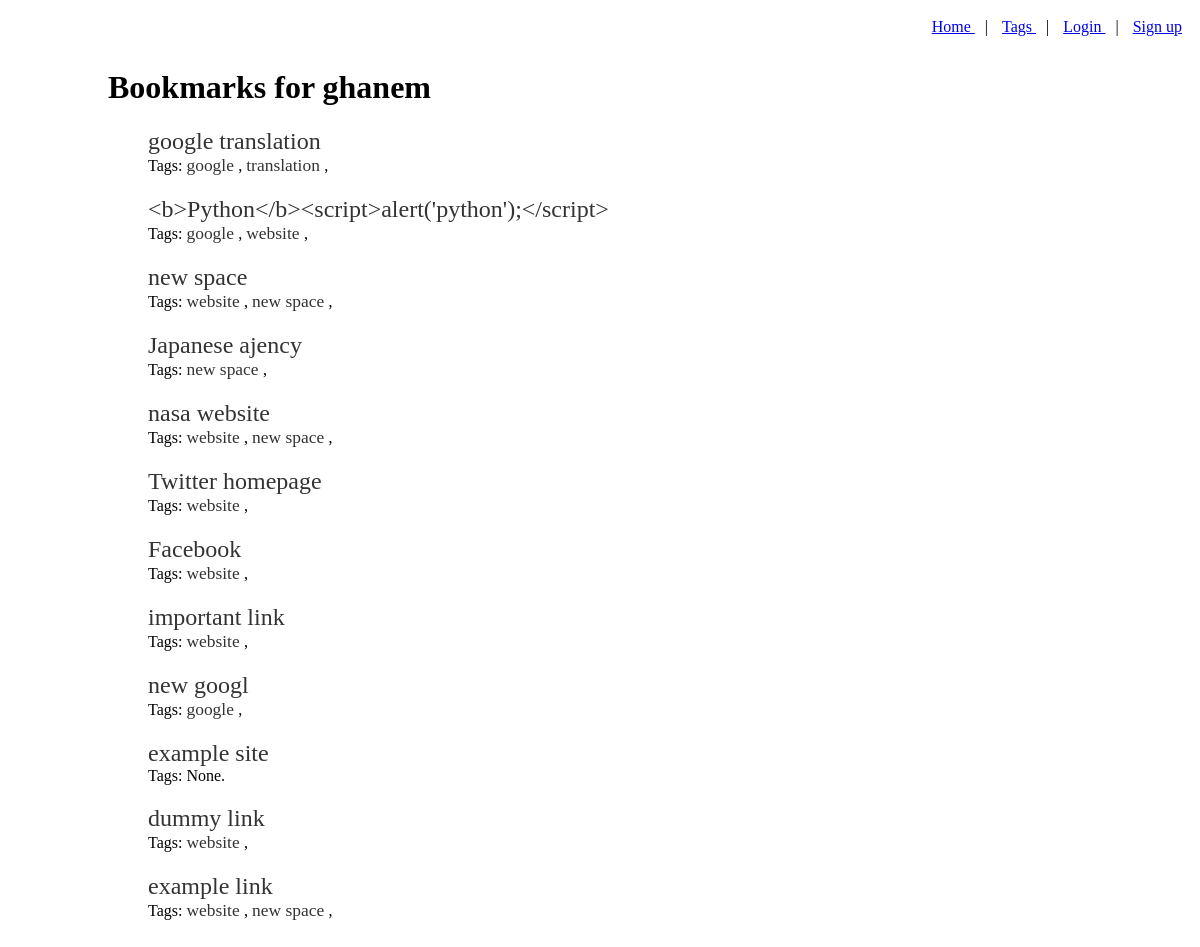
Page /user/ghanem/ on the committed database.
### bookmarks/models.py (models this page shows, shortened)
class Bookmark(models.Model):
    user = models.ForeignKey(User, related_name='bookmarks')
    link = models.ForeignKey(Link, related_name='link')
    title = models.CharField(max_length=200)

class Tag(models.Model):
    name = models.CharField(max_length = 64, unique = True)
    bookmarks = models.ManyToManyField(Bookmark, related_name='tags')

### bookmarks/views.py (the view)
# urls.py: url(r'^user/(\w+)/$', views.user_page, name='user_page'),
def user_page(request, username):
    user = get_object_or_404(User, username=username)
    bookmarks = user.bookmarks.order_by('-id')
    context = {
        'username':username,
        'bookmarks':bookmarks,
        'show_tags':True
    }
    return render(request,'bookmarks/user_page.html', context)

### bookmarks/templates/bookmarks/user_page.html (shortened to what this page needs)
{% extends "base.html" %}
{% block head %}
    Bookmarks for {{username}}
{% endblock head %}
{% block content %}
{% include "bookmarks/bookmark_list.html" %}
{% endblock content %}

### templates/base.html (shortened to what this page needs)
{% load staticfiles %}
<!DOCTYPE html>
<html lang="en">
<head>
    <link rel="stylesheet" href="{% static 'css/main.css' %}">
</head>
<body>
    <div id="nav">
        <a href="{% url 'home' %}">Home </a><span>|</span>
        <a href="{% url 'tags_page' %}">Tags </a><span>|</span>
        {% if user.is_authenticated %}
        <a href="{% url 'save' %}">Submit bookmark </a><span>|</span>
        <a href="{% url 'search_page' %}">Search</a><span>|</span>
        Welcome {{user.username}} <span>|</span>
        ( <a href="{% url 'logout' %}">Logout</a> )
        {% else %}
        <a href="{% url 'login' %}">Login </a><span>|</span>
        <a href="{% url 'signup' %}">Sign up</a>
        {% endif %}
    </div>
    <div class="container">
        <h1>{% block head %}{% endblock head %}</h1>
        {% block content %}{% endblock content %}
    </div>
</body>
</html>

### bookmarks/templates/bookmarks/bookmark_list.html (shortened to what this page needs)
{% if bookmarks %}
<ul class="bookmarks">
    {% for bookmark in bookmarks %}
    <li class="bookmark">
        <a target="_blank" href="{{bookmark.link.url}}" class="title">
            {{bookmark.title}}
        </a> <br>
        {% if show_tags %}
        Tags:
        {% if bookmark.tags.all %}
        <ul class="tags">
            {% for tag in bookmark.tags.all %}
            <li class="tag-name">
                <a href="{% url 'tag_page' tag.pk %}">
                    {{tag.name}}
                </a>
            </li> ,
            {% endfor %}
        </ul>
        {% else %}
        None.
        {% endif %}
        <br>
        {% endif %}
    </li>
    {% endfor %}
</ul>
{% else %}
<p>No bookmarks found</p>
{% endif %}

### static/css/main.css (style rules this page uses)
ul li { list-style: none; }
#nav { float: right; padding-top: 10px; }
#nav a { padding-right: 10px; padding-left: 10px; }
.container { padding-top: 40px; padding-right: 100px; padding-left: 100px; }
ul.tags, ul.tags li { display: inline; margin: 0; padding: 0; }
ul.tags { margin-top: 15px; }
.bookmark { padding-bottom: 20px; }
.title { font-size: 1.5em !important; }
.tag-name a, .title { text-decoration: none; font-size: 1.09em; color: #333333; }

### rows in the picture
Bookmark: title "google translation"
Tag: name "google"
Tag: name "translation"
Bookmark: title "<b>Python</b><script>alert('python');</script>"
Tag: name "website"
Bookmark: title "new space"
Tag: name "new space"
Bookmark: title "Japanese ajency"
Bookmark: title "nasa website"
Tag: name "website"
Bookmark: title "Twitter homepage"
Bookmark: title "Facebook"
Bookmark: title "important link"
Bookmark: title "new googl"
Bookmark: title "example site", shows "None."
Bookmark: title "dummy link"
Bookmark: title "example link"

### other values in the picture
{{ username }} "ghanem"
